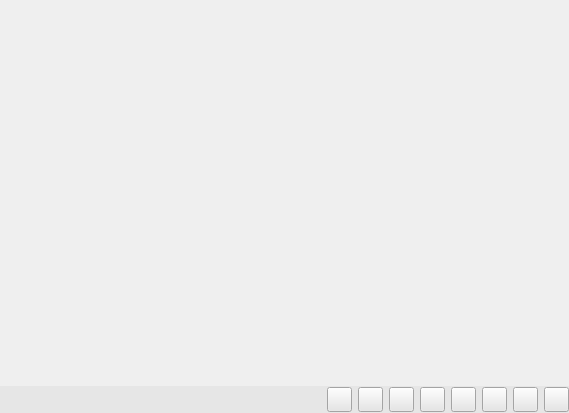
<?xml version="1.0" encoding="UTF-8"?>
<ui version="4.0">
 <class>VVidPBView</class>
 <widget class="QWidget" name="VVidPBView">
  <property name="geometry">
   <rect>
    <x>0</x>
    <y>0</y>
    <width>569</width>
    <height>413</height>
   </rect>
  </property>
  <property name="acceptDrops">
   <bool>true</bool>
  </property>
  <property name="windowTitle">
   <string>View</string>
  </property>
  <property name="windowIcon">
   <iconset resource="../main/vscmainwindows.qrc">
    <normaloff>:/logo/resources/vsclogod.png</normaloff>:/logo/resources/vsclogod.png</iconset>
  </property>
  <property name="styleSheet">
   <string notr="true"/>
  </property>
  <layout class="QVBoxLayout" name="verticalLayout">
   <property name="spacing">
    <number>0</number>
   </property>
   <property name="leftMargin">
    <number>0</number>
   </property>
   <property name="topMargin">
    <number>0</number>
   </property>
   <property name="rightMargin">
    <number>0</number>
   </property>
   <property name="bottomMargin">
    <number>0</number>
   </property>
   <item>
    <widget class="QWidget" name="widget" native="true">
     <property name="acceptDrops">
      <bool>true</bool>
     </property>
     <property name="autoFillBackground">
      <bool>false</bool>
     </property>
     <property name="styleSheet">
      <string notr="true"/>
     </property>
    </widget>
   </item>
   <item>
    <widget class="QWidget" name="widgetControl" native="true">
     <property name="maximumSize">
      <size>
       <width>16777215</width>
       <height>27</height>
      </size>
     </property>
     <property name="styleSheet">
      <string notr="true">background-color: rgb(230, 230, 230);</string>
     </property>
     <layout class="QHBoxLayout" name="horizontalLayout">
      <property name="leftMargin">
       <number>0</number>
      </property>
      <property name="topMargin">
       <number>0</number>
      </property>
      <property name="rightMargin">
       <number>0</number>
      </property>
      <property name="bottomMargin">
       <number>0</number>
      </property>
      <item>
       <spacer name="horizontalSpacer">
        <property name="orientation">
         <enum>Qt::Horizontal</enum>
        </property>
        <property name="sizeHint" stdset="0">
         <size>
          <width>365</width>
          <height>20</height>
         </size>
        </property>
       </spacer>
      </item>
      <item>
       <spacer name="horizontalSpacer_2">
        <property name="orientation">
         <enum>Qt::Horizontal</enum>
        </property>
        <property name="sizeHint" stdset="0">
         <size>
          <width>40</width>
          <height>20</height>
         </size>
        </property>
       </spacer>
      </item>
      <item>
       <widget class="QPushButton" name="pushButton1">
        <property name="minimumSize">
         <size>
          <width>25</width>
          <height>25</height>
         </size>
        </property>
        <property name="maximumSize">
         <size>
          <width>25</width>
          <height>25</height>
         </size>
        </property>
        <property name="styleSheet">
         <string notr="true">QPushButton:hover {
border:none;
color:white;
background-color: rgb(85, 170, 255);}
QPushButton:pressed {
background-color: rgb(200, 200, 200);}</string>
        </property>
        <property name="text">
         <string/>
        </property>
        <property name="icon">
         <iconset resource="../main/vscmainwindows.qrc">
          <normaloff>:/view/resources/1x1.png</normaloff>:/view/resources/1x1.png</iconset>
        </property>
        <property name="iconSize">
         <size>
          <width>23</width>
          <height>23</height>
         </size>
        </property>
       </widget>
      </item>
      <item>
       <widget class="QPushButton" name="pushButton2x2">
        <property name="minimumSize">
         <size>
          <width>25</width>
          <height>25</height>
         </size>
        </property>
        <property name="maximumSize">
         <size>
          <width>25</width>
          <height>25</height>
         </size>
        </property>
        <property name="styleSheet">
         <string notr="true">QPushButton:hover {
border:none;
color:white;
background-color: rgb(85, 170, 255);}
QPushButton:pressed {
background-color: rgb(200, 200, 200);}</string>
        </property>
        <property name="text">
         <string/>
        </property>
        <property name="icon">
         <iconset resource="../main/vscmainwindows.qrc">
          <normaloff>:/view/resources/2x2.png</normaloff>:/view/resources/2x2.png</iconset>
        </property>
        <property name="iconSize">
         <size>
          <width>23</width>
          <height>23</height>
         </size>
        </property>
       </widget>
      </item>
      <item>
       <widget class="QPushButton" name="pushButton1x3">
        <property name="minimumSize">
         <size>
          <width>25</width>
          <height>25</height>
         </size>
        </property>
        <property name="maximumSize">
         <size>
          <width>25</width>
          <height>25</height>
         </size>
        </property>
        <property name="styleSheet">
         <string notr="true">QPushButton:hover {
border:none;
color:white;
background-color: rgb(85, 170, 255);}
QPushButton:pressed {
background-color: rgb(200, 200, 200);}</string>
        </property>
        <property name="text">
         <string/>
        </property>
        <property name="icon">
         <iconset resource="../main/vscmainwindows.qrc">
          <normaloff>:/view/resources/1x3.png</normaloff>:/view/resources/1x3.png</iconset>
        </property>
        <property name="iconSize">
         <size>
          <width>23</width>
          <height>23</height>
         </size>
        </property>
       </widget>
      </item>
      <item>
       <widget class="QPushButton" name="pushButton6">
        <property name="minimumSize">
         <size>
          <width>25</width>
          <height>25</height>
         </size>
        </property>
        <property name="maximumSize">
         <size>
          <width>25</width>
          <height>25</height>
         </size>
        </property>
        <property name="styleSheet">
         <string notr="true">QPushButton:hover {
border:none;
color:white;
background-color: rgb(85, 170, 255);}
QPushButton:pressed {
background-color: rgb(200, 200, 200);}</string>
        </property>
        <property name="text">
         <string/>
        </property>
        <property name="icon">
         <iconset resource="../main/vscmainwindows.qrc">
          <normaloff>:/view/resources/6.png</normaloff>:/view/resources/6.png</iconset>
        </property>
        <property name="iconSize">
         <size>
          <width>23</width>
          <height>23</height>
         </size>
        </property>
       </widget>
      </item>
      <item>
       <widget class="QPushButton" name="pushButton1p6">
        <property name="minimumSize">
         <size>
          <width>25</width>
          <height>25</height>
         </size>
        </property>
        <property name="maximumSize">
         <size>
          <width>25</width>
          <height>25</height>
         </size>
        </property>
        <property name="styleSheet">
         <string notr="true">QPushButton:hover {
border:none;
color:white;
background-color: rgb(85, 170, 255);}
QPushButton:pressed {
background-color: rgb(200, 200, 200);}</string>
        </property>
        <property name="text">
         <string/>
        </property>
        <property name="icon">
         <iconset resource="../main/vscmainwindows.qrc">
          <normaloff>:/view/resources/1p6.png</normaloff>:/view/resources/1p6.png</iconset>
        </property>
        <property name="iconSize">
         <size>
          <width>23</width>
          <height>23</height>
         </size>
        </property>
       </widget>
      </item>
      <item>
       <widget class="QPushButton" name="pushButton3x3">
        <property name="minimumSize">
         <size>
          <width>25</width>
          <height>25</height>
         </size>
        </property>
        <property name="maximumSize">
         <size>
          <width>25</width>
          <height>25</height>
         </size>
        </property>
        <property name="styleSheet">
         <string notr="true">QPushButton:hover {
border:none;
color:white;
background-color: rgb(85, 170, 255);}
QPushButton:pressed {
background-color: rgb(200, 200, 200);}</string>
        </property>
        <property name="text">
         <string/>
        </property>
        <property name="icon">
         <iconset resource="../main/vscmainwindows.qrc">
          <normaloff>:/view/resources/3x3.png</normaloff>:/view/resources/3x3.png</iconset>
        </property>
        <property name="iconSize">
         <size>
          <width>23</width>
          <height>23</height>
         </size>
        </property>
       </widget>
      </item>
      <item>
       <widget class="QPushButton" name="pushButton12p1">
        <property name="maximumSize">
         <size>
          <width>25</width>
          <height>25</height>
         </size>
        </property>
        <property name="styleSheet">
         <string notr="true">QPushButton:hover {
border:none;
color:white;
background-color: rgb(85, 170, 255);}
QPushButton:pressed {
background-color: rgb(200, 200, 200);}</string>
        </property>
        <property name="text">
         <string/>
        </property>
        <property name="icon">
         <iconset resource="../main/vscmainwindows.qrc">
          <normaloff>:/view/resources/12+1.png</normaloff>:/view/resources/12+1.png</iconset>
        </property>
        <property name="iconSize">
         <size>
          <width>23</width>
          <height>23</height>
         </size>
        </property>
       </widget>
      </item>
      <item>
       <widget class="QPushButton" name="pushButton4x4">
        <property name="minimumSize">
         <size>
          <width>25</width>
          <height>25</height>
         </size>
        </property>
        <property name="maximumSize">
         <size>
          <width>25</width>
          <height>25</height>
         </size>
        </property>
        <property name="styleSheet">
         <string notr="true">QPushButton:hover {
border:none;
color:white;
background-color: rgb(85, 170, 255);}
QPushButton:pressed {
background-color: rgb(200, 200, 200);}</string>
        </property>
        <property name="text">
         <string/>
        </property>
        <property name="icon">
         <iconset resource="../main/vscmainwindows.qrc">
          <normaloff>:/view/resources/4x4.png</normaloff>:/view/resources/4x4.png</iconset>
        </property>
        <property name="iconSize">
         <size>
          <width>23</width>
          <height>23</height>
         </size>
        </property>
       </widget>
      </item>
     </layout>
    </widget>
   </item>
  </layout>
  <zorder>widgetControl</zorder>
  <zorder>widget</zorder>
 </widget>
 <resources>
  <include location="../main/vscmainwindows.qrc"/>
 </resources>
 <connections/>
</ui>
